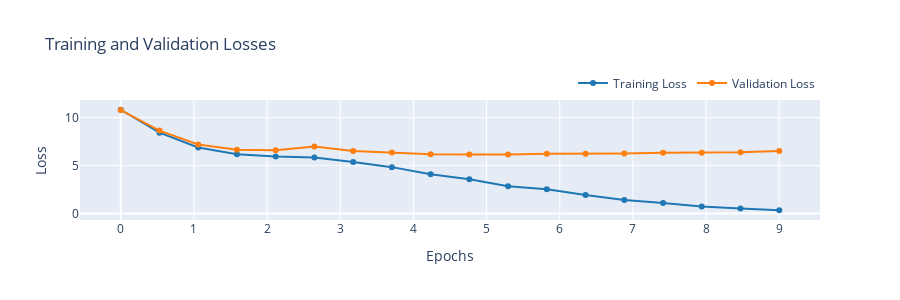

Here is the notebook cell this chart was saved with:
### Code cell
# Use plotly to avoid matplotlib get_data_path init bug (Python 3.13 + matplotlib 3.10)
import plotly.graph_objects as go

def plot_losses(epochs_seen, tokens_seen, train_losses, val_losses):
  epochs_list = epochs_seen.tolist() if hasattr(epochs_seen, 'tolist') else list(epochs_seen)
  fig = go.Figure()
  fig.add_trace(go.Scatter(x=epochs_list, y=train_losses, name="Training Loss", line=dict(color="#1f77b4")))
  fig.add_trace(go.Scatter(x=epochs_list, y=val_losses, name="Validation Loss", line=dict(color="#ff7f0e")))
  fig.update_layout(
    title="Training and Validation Losses",
    xaxis_title="Epochs",
    yaxis_title="Loss",
    height=300,
    legend=dict(orientation="h", yanchor="bottom", y=1.02, xanchor="right", x=1)
  )
  fig.update_xaxes(dtick=1)  # integer ticks on x-axis
  fig.show()
  fig.write_html("losses.html")  # save as HTML (open in browser)

epochs_tensor = torch.linspace(0, num_epochs - 1, len(train_losses)) if len(train_losses) > 0 else torch.tensor([])
if len(train_losses) > 0:
  plot_losses(epochs_tensor, track_tokens_seen, train_losses, val_losses)
else:
  print("No loss data to plot (train_losses empty). Run training first.")

### Figure 1 — Plotly figure (JSON) as saved in the notebook; plotly's stock layout.template omitted (floating-point values rounded to 4 significant figures)
{"data": [{"line": {"color": "#1f77b4"}, "name": "Training Loss", "type": "scatter", "x": [0, 0.5294, 1.059, 1.588, 2.118, 2.647, 3.176, 3.706, 4.235, 4.765, 5.294, 5.824, 6.353, 6.882, 7.412, 7.941, 8.471, 9], "y": [10.82, 8.435, 6.883, 6.195, 5.94, 5.84, 5.372, 4.841, 4.095, 3.579, 2.858, 2.525, 1.937, 1.423, 1.109, 0.7397, 0.5213, 0.3471]}, {"line": {"color": "#ff7f0e"}, "name": "Validation Loss", "type": "scatter", "x": [0, 0.5294, 1.059, 1.588, 2.118, 2.647, 3.176, 3.706, 4.235, 4.765, 5.294, 5.824, 6.353, 6.882, 7.412, 7.941, 8.471, 9], "y": [10.79, 8.648, 7.206, 6.644, 6.596, 6.988, 6.53, 6.364, 6.18, 6.168, 6.167, 6.249, 6.227, 6.265, 6.332, 6.332, 6.395, 6.515]}], "layout": {"height": 300, "legend": {"orientation": "h", "x": 1, "xanchor": "right", "y": 1.02, "yanchor": "bottom"}, "title": {"text": "Training and Validation Losses"}, "xaxis": {"dtick": 1, "title": {"text": "Epochs"}}, "yaxis": {"title": {"text": "Loss"}}}}
